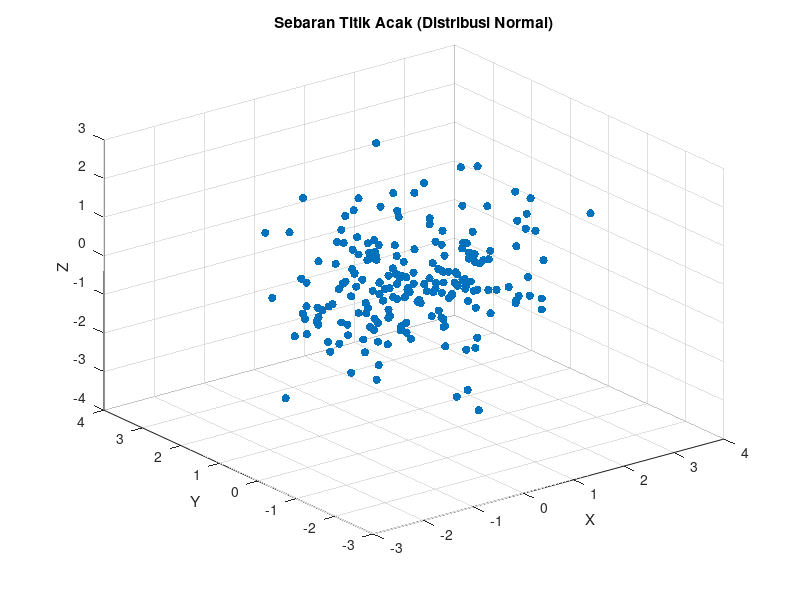

The MATLAB script that drew this image:
% Definisi variable
n = 200;
x = randn(n, 1);
y = randn(n, 1);
z = randn(n, 1);

% Plotting
figure;
scatter3(x, y, z, 'filled');
xlabel('X');
ylabel('Y');
zlabel('Z');
title('Sebaran Titik Acak (Distribusi Normal)');
grid on;

% vim:ft=matlab
